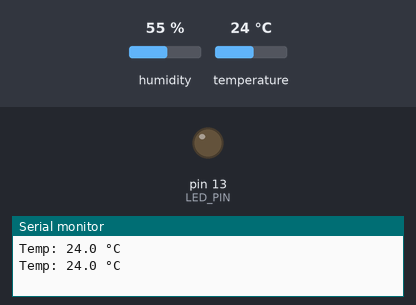
A sketch run on a simulated Arduino Uno, built with avr-gcc and run on an emulated ATmega328P. Shown: output pins drawn as LEDs (lit = HIGH), the last lines printed to the serial monitor. Inputs (shaded band) come from the test bench; at power-on: temperature 24 °C, humidity 55 %.

Above: at 2.8 s.
2.9 s: temperature set to 29 °C
5.6 s: temperature set to 32 °C
At 6.7 s:
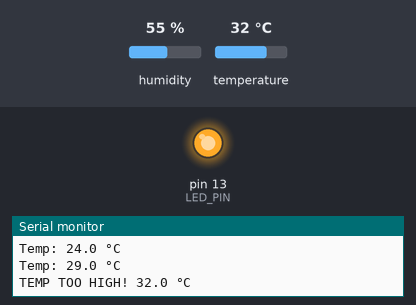
8.3 s: temperature set to 12 °C
At 11.3 s:
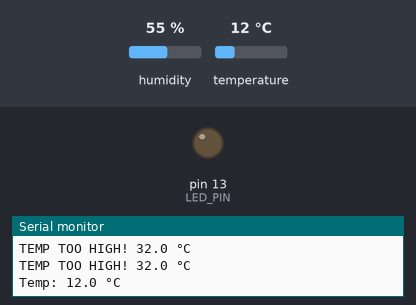
11.6 s: temperature set to 33 °C
At 12.6 s:
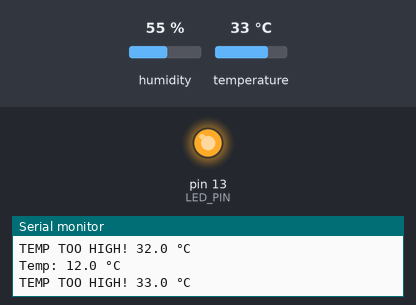
Timing chart, 0 to 14.6 s (numbered marks = the images above; inputs shaded):
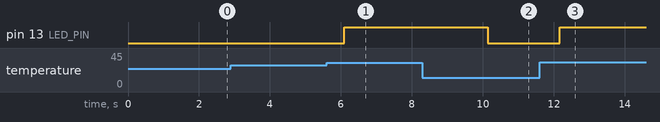

Measured:
- the behaviour switches between 30 and 31 °C on temperature (found by bisection; images 0 and 1)
- after the input at 5.6 s, pin 13 (LED_PIN): LOW → HIGH after 0.49 s
- after the input at 8.3 s, pin 13 (LED_PIN): HIGH → LOW after 1.8 s
- after the input at 11.6 s, pin 13 (LED_PIN): LOW → HIGH after 0.57 s

The sketch:

summer_day_tempexcedd25.ino
```cpp
#include <DHT.h>

#define DHTPIN         10    // DHT data pin
#define DHTTYPE        DHT11 // DHT11 sensor
#define LED_PIN        13    // On‑board LED

const float TEMP_THRESHOLD = 30.0;  // °C

DHT dht(DHTPIN, DHTTYPE);

void setup() {
  Serial.begin(9600);
  dht.begin();
  pinMode(LED_PIN, OUTPUT);
}

void loop() {
  // Read temperature (°C)
  float t = dht.readTemperature();
  if (isnan(t)) {
    Serial.println("DHT read error");
    delay(2000);
    return;
  }

  // Check threshold
  if (t > TEMP_THRESHOLD) {
    digitalWrite(LED_PIN, HIGH);
    Serial.print("TEMP TOO HIGH! ");
    Serial.print(t, 1);
    Serial.println(" °C");
  } else {
    digitalWrite(LED_PIN, LOW);
    Serial.print("Temp: ");
    Serial.print(t, 1);
    Serial.println(" °C");
  }

  delay(2000); // Read every 2 seconds
}
```
